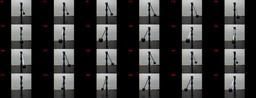
#> input picture work/agy-1/pend_acf_review/pend_A_fps24_93f_s1_sheet.jpg, 256 x 98 px, shrunk from 1248 x 480 before the run
$ python synth_fast.py ../../agy-1/pend_acf_review/pend_A_fps24_93f_s1_sheet.jpg ../../agy-1/pend_acf_review/pend_B_fps12_93f_s1_sheet.jpg
#> lines starting #> are read from the running program, lines starting #| are printed output that depends on the picture
"""Known-answer range check for the FAST arm: does measure_pend v1 recover short periods (down to ~0.33 s = 8 f/cycle)?
Draws a black rod + bob swinging about the pend10 pivot (322,127), L 132 px, bob r 11 px, on the real input frame
(the static real pendulum stays put, so it is not in the temporal-median difference). theta(t) = A cos(2 pi t / T),
light damping, 5-subframe motion blur, gaussian noise sigma 2, mp4v encode, 93 f @ 24 fps.
v1 (SYNTH_BLUR=0) drew over the real pendulum; v2 (default) blurs the real pendulum region first.
Usage: python -I synth_fast.py INPUT_PNG OUT_DIR"""
import sys, os, json
import numpy as np, cv2

PIV = (322.0, 127.0); L = 132.0; RB = 11
BLUR = os.environ.get('SYNTH_BLUR', '1') == '1'


def render(bg, th):
    im = bg.copy()
    x = PIV[0] + L * np.sin(th); y = PIV[1] + L * np.cos(th)
    cv2.line(im, (int(PIV[0]), int(PIV[1])), (int(round(x)), int(round(y))), (25, 25, 25), 3, cv2.LINE_AA)
    cv2.circle(im, (int(round(x)), int(round(y))), RB, (15, 15, 15), -1, cv2.LINE_AA)
    return im


def main(inp, out):
    os.makedirs(out, exist_ok=True)
    bg = cv2.imread(inp).astype(np.float32); rng = np.random.default_rng(0); truth = {}
    if BLUR:  # v2: hide the real static pendulum (a drawn dark bob over the real dark bob gives no difference signal)
        yy, xx = np.mgrid[0:bg.shape[0], 0:bg.shape[1]]
        m = ((xx - PIV[0]) ** 2 + (yy - PIV[1]) ** 2) <= 165 ** 2
        bg[m] = cv2.GaussianBlur(bg, (0, 0), 25)[m]
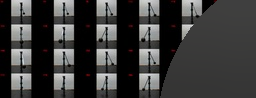
#> bg: shape (98, 256, 3) float32; mean B, G, R 58.1, 58.6, 58.9
    for T in (0.33, 0.5, 1.0, 1.8):
        for Adeg in (15, 40):
            name = f'synth_T{T:.2f}_A{Adeg}'; p = os.path.join(out, name + '.mp4')
            vw = cv2.VideoWriter(p, cv2.VideoWriter_fourcc(*'mp4v'), 24, (bg.shape[1], bg.shape[0]))
            for k in range(93):
                acc = np.zeros_like(bg)
                for j in range(5):
                    t = (k + (j - 2) / 10.0) / 24.0
                    acc += render(bg, np.deg2rad(Adeg) * np.exp(-0.05 * t) * np.cos(2 * np.pi * t / T))
                f = acc / 5 + rng.normal(0, 2, bg.shape)
                vw.write(np.clip(f, 0, 255).astype(np.uint8))
            vw.release(); truth[name] = dict(T=T, A_deg=Adeg)
#> this loop made 4 passes
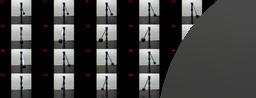
#> acc: shape (98, 256, 3) float32; mean B, G, R 290.3, 293.1, 294.5; drawn with min black and max white
    json.dump(truth, open(os.path.join(out, 'truth.json'), 'w'), indent=1)


if __name__ == '__main__':
    main(sys.argv[1], sys.argv[2])
